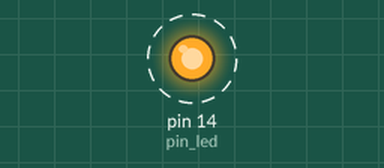
A sketch run on a simulated Arduino Uno, built with avr-gcc and run on an emulated ATmega328P. Shown: output pins drawn as LEDs (lit = HIGH). Dashed ring = blinking.

Above: at 0.2 s.
Timing chart, 0 to 3.0 s (numbered marks = the images above):
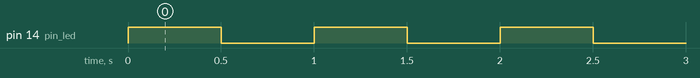

The sketch:

led_external.ino
```cpp
//LED EXTERNO LIGADO AO PINO 14
#define pin_led 14

void setup() {
  //LED EXTERNO DA PLACA
  pinMode(pin_led, OUTPUT);

}

void loop() {
  //LED EXTERNO
  digitalWrite(pin_led, HIGH);
  delay(500);
  digitalWrite(pin_led, LOW);
  delay(500);
}
```

Measured:
- by itself, pin 14 (pin_led): alternates HIGH for 0.50 s and LOW for 0.50 s
